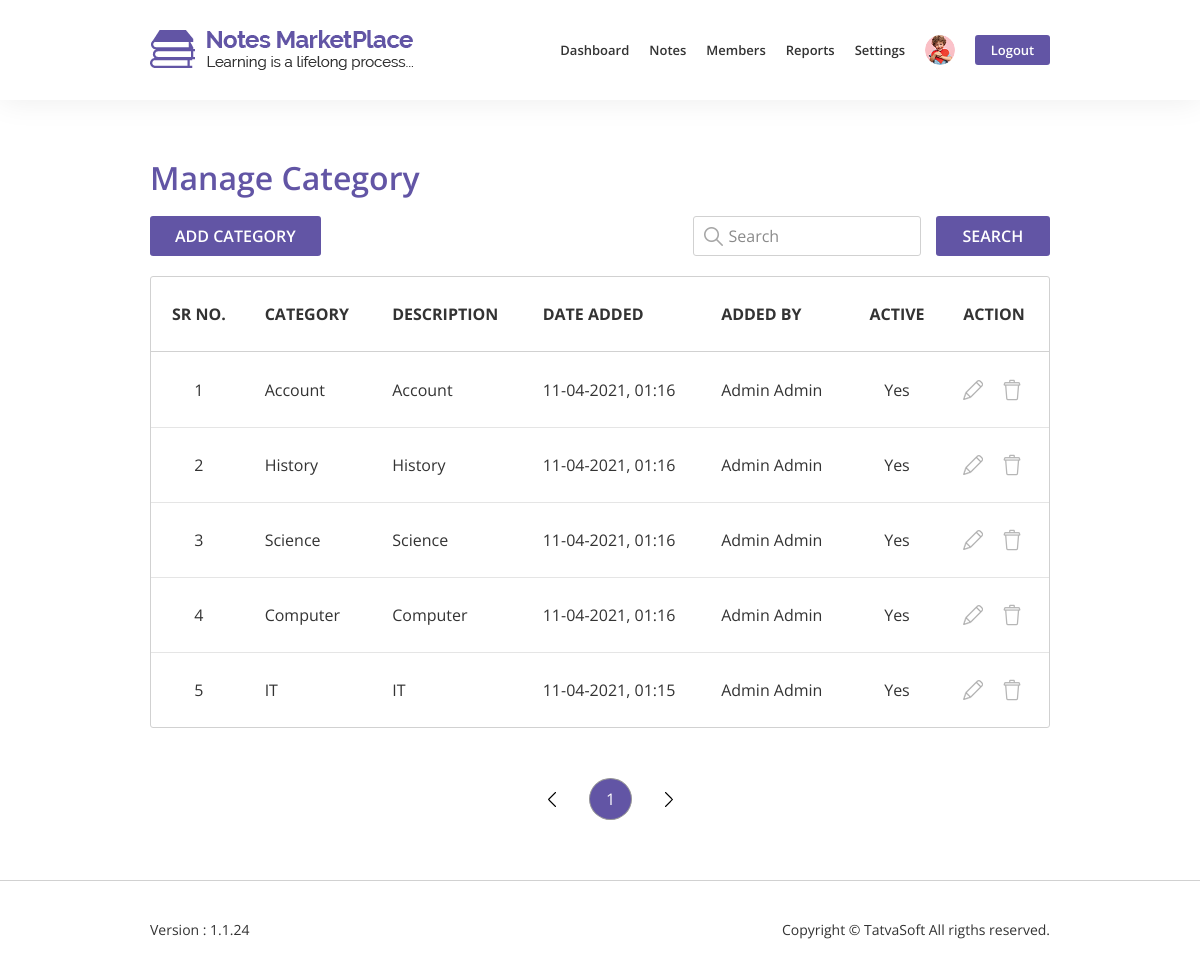
The page /admin/manage_category.php (signed in) on the database its author committed.
### tables this page shows
CREATE TABLE `systemtable` (
  `SystemID` int(11) NOT NULL,
  `SupportEmail` varchar(100) NOT NULL,
  `SupportPhone` varchar(100) NOT NULL,
  `SubscriberEmails` varchar(255) DEFAULT NULL,
  `FacebookURL` varchar(100) DEFAULT NULL,
  `TwitterURL` varchar(100) DEFAULT NULL,
  `LinkedinURL` varchar(100) DEFAULT NULL,
  `DefaultProfilePicture` varchar(100) NOT NULL,
  `DefaultDisplayPicture` varchar(100) NOT NULL,
  `CreatedDate` datetime DEFAULT NULL,
  `CreatedBy` int(11) DEFAULT NULL,
  `ModifiedDate` datetime DEFAULT NULL,
  `Modifiedby` int(11) DEFAULT NULL,
  `IsActive` bit(10) NOT NULL DEFAULT b'1'
);

CREATE TABLE `categorytable` (
  `CategoryID` int(11) NOT NULL,
  `Category` varchar(100) NOT NULL,
  `Description` varchar(255) NOT NULL,
  `CreatedDate` datetime DEFAULT NULL,
  `CreatedBy` int(11) DEFAULT NULL,
  `ModifiedDate` datetime DEFAULT NULL,
  `ModifiedBy` int(11) DEFAULT NULL,
  `IsActive` bit(10) NOT NULL DEFAULT b'1'
);

CREATE TABLE `user` (
  `UserID` int(11) NOT NULL,
  `RoleID` int(11) NOT NULL,
  `FirstName` varchar(50) NOT NULL,
  `LastName` varchar(50) NOT NULL,
  `EmailID` varchar(100) NOT NULL,
  `Password` varchar(200) NOT NULL,
  `IsEmailVerified` bit(10) NOT NULL DEFAULT b'0',
  `SecondaryEmailID` varchar(100) DEFAULT NULL,
  `BirthDate` date DEFAULT NULL,
  `Gender` tinyint(1) DEFAULT NULL COMMENT '0-Male 1-Female',
  `PhoneNo` varchar(20) DEFAULT NULL,
  `ProfilePictureFile` varchar(100) DEFAULT NULL,
  `Address1` varchar(100) DEFAULT NULL,
  `Address2` varchar(100) DEFAULT NULL,
  `City` varchar(50) DEFAULT NULL,
  `State` varchar(50) DEFAULT NULL,
  `Zipcode` varchar(50) DEFAULT NULL,
  `CountryID` int(11) DEFAULT NULL,
  `University` varchar(100) DEFAULT NULL,
  `CollegeName` varchar(100) DEFAULT NULL,
  `CreatedDate` datetime DEFAULT NULL,
  `CreatedBy` int(11) DEFAULT NULL,
  `ModifiedDate` datetime DEFAULT NULL,
  `ModifiedBy` int(11) DEFAULT NULL,
  `IsActive` bit(10) NOT NULL DEFAULT b'1'
);

### functions.php (called while the page is built, shortened)
<?php
include 'Database/database.php';
?>
<?php
function ProfileImage($user_id){
    global $connection;
    $query = "SELECT DefaultProfilePicture FROM systemtable WHERE SystemID = 1";
    $profile_query = mysqli_query($connection,$query);
    $row = mysqli_fetch_array($profile_query);
    $default_profile_picture = $row['DefaultProfilePicture'];
    $query = "SELECT ProfilePictureFile FROM user WHERE UserID = $user_id";
    $profile_picture_query = mysqli_query($connection, $query);
    $row = mysqli_fetch_array($profile_picture_query);
    $profile_image = $row['ProfilePictureFile'];
    if(!empty($profile_image)){
        $profile_image = "../images/uploads/profile_picture/$profile_image";
    }
    else{
        $profile_image = "../images/uploads/profile_picture/$default_profile_picture";
    }
    return $profile_image;
}
?>

### admin/manage_category.php (the view, shortened to what this page needs)
<?php
    include '../Database/database.php';
    include '../functions.php';
    $user_id = $_SESSION['admin_id'];
    $profile_image_nav = ProfileImage($user_id);
    $query = "SELECT categorytable.CategoryID, categorytable.Category, categorytable.Description, categorytable.CreatedDate, categorytable.IsActive, user.FirstName, user.LastName FROM categorytable JOIN user ON categorytable.CreatedBy = user.UserID ORDER BY categorytable.CreatedDate desc";
    $category_table_data = mysqli_query($connection, $query);
?>
<!DOCTYPE html>
<html lang="en">
    <head>
        <link rel="stylesheet" href="../css/datatable/jquery.dataTables.min.css">
        <link rel="stylesheet" href="../css/bootstrap/bootstrap.min.css">
        <link rel="stylesheet" href="../css/admin-style.css">
        <link rel="stylesheet" href="../css/admin-responsive.css">
    </head>
    <body>
        <nav class="navbar fixed-top navbar-expand-lg box">
            <div class="container-fluid">
                <a class="navbar-brand" href="dashboard_admin.php">
                    <img src="../images/home/logo.png" alt="NotesMarketPlace logo">
                </a>
                <div class="collapse navbar-collapse" id="navbarTogglerDemo01">
                    <ul class="navbar-nav ml-auto">
                        <li><a href="dashboard_admin.php">Dashboard</a></li>
                        <li class="dropdown">
                            <a href="#" style="border: none;" class="dropdown-toggle" id="profile-dropdown" data-toggle="dropdown" aria-haspopup="true" aria-expanded="false">Notes</a>
                        </li>
                        <li><a href="members.php">Members</a></li>
                        <li class="dropdown">
                            <a href="#" style="border: none;" class="dropdown-toggle" id="profile-dropdown" data-toggle="dropdown" aria-haspopup="true" aria-expanded="false">Reports</a>
                        </li>
                        <li class="dropdown">
                            <a href="#" style="border: none;" class="dropdown-toggle" id="profile-dropdown" data-toggle="dropdown" aria-haspopup="true" aria-expanded="false">Settings</a>
                        </li>
                        <li class="dropdown">
                                <a href="#" style="border: none;" class="dropdown-toggle" id="profile-dropdown" data-toggle="dropdown" aria-haspopup="true" aria-expanded="false"><img src=<?php echo $profile_image_nav;?> alt="progile image"></a>
                        </li>
                        <li style="padding-right:0;"><a href="../logout.php" style="border: none;"><button>Logout</button></a></li>
                    </ul>
                </div>
            </div>
        </nav>
        <div class="admin-table box">
            <div class="container-fluid">
                <div class="row">
                    <div class="col-md-12">
                        <h3>Manage Category</h3>
                    </div>
                </div>
                <div class="row">
                    <div class="col-lg-7 col-md-6" style="padding-left: 15px;">
                        <a href="add_category.php"><button>Add Category</button></a>
                    </div>
                    <div class="col-lg-5 col-md-6 text-right">
                        <div class="row">
                            <div class="col-8">
                                <input type="text" class="search" id="category-search" placeholder="Search">
                            </div>
                            <div class="col-4 pl-0">
                                <button class="search-button" id="category-search-btn">Search</button>
                            </div>
                        </div>
                    </div>
                </div>
                <table id="manage-category-table" class="datatable display nowrap" style="width: 100%;">
                    <thead>
                        <tr>
                            <th class="text-center">Sr No.</th>
                            <th>Category</th>
                            <th>Description</th>
                            <th>Date Added</th>
                            <th>Added By</th>
                            <th class="text-center">Active</th>
                            <th>Action</th>
                        </tr>
                    </thead>
                    <tbody>
                        <?php
                            $count = 0;
                            while($row = mysqli_fetch_array($category_table_data)){
                                $count++;
                                $created_date = $row['CreatedDate'];
                                $created_date = date('d-m-Y, H:i',strtotime($created_date));
                        ?>
                        <tr>
                            <td class="text-center"><?php echo $count;?></td>
                            <td><?php echo $row['Category'];?></td>
                            <td><?php echo $row['Description'];?></td>
                            <td><?php echo $created_date;?></td>
                            <td><?php echo $row['FirstName'].' '.$row['LastName'];?></td>
                            <td class="text-center"><?php echo ($row['IsActive'] == 1)?'Yes':'No';?></td>
                            <td>
                                <span class="profile-table-icons">
                                    <a href="add_category.php?id=<?php echo $row['CategoryID'];?>" class="mr-3"><img src="../images/front/edit.png" alt="edit image"></a>
                                    <a class="<?php echo ($row['IsActive'] == 1)?'deactivate':'';?>" data-id=<?php echo $row['CategoryID'];?>><img src="../images/front/delete.png" alt="delete image"></a>
                                </span>
                            </td>
                        </tr>
                        <?php }?>
                    </tbody>
                </table>
            </div>
        </div>
        <footer class="box">
            <div class="container-fluid">
                <div class="row">
                    <div class="col-md-6 col-4 pr-0">
                        <p>Version : 1.1.24</p>
                    </div>
                    <div class="col-md-6 col-8 text-right pl-0">
                        <p>Copyright &copy; TatvaSoft All rigths reserved.</p>
                    </div>
                </div>
            </div>
        </footer>
    </body>
</html>

### css/admin-style.css (style rules this page uses)
html, body { height: 100%; }
body { color: #333333; font-family: "Open Sans",sans-serif; }
h1, h2, h3, h4, h5, h6 { font-family: "Open Sans", sans-serif; }
.box { padding: 0 12.5%; }
.box .container-fluid { padding-left: 0; padding-right: 0; }
.navbar { height: 100px; background: #fff; -webkit-box-shadow: 0 0 30px 0 rgba(0, 0, 0, 0.08); box-shadow: 0 0 30px 0 rgba(0, 0, 0, 0.08); z-index: 2; -webkit-transition: all 300ms linear; transition: all 300ms linear; }
ul.navbar-nav > li { display: flex; align-items: center; padding: 0 16px; }
ul.navbar-nav > li > a { font-size: 16px; font-weight: 600; line-height: 20px; text-decoration: none; color: #333333; transition: all 50ms linear; padding: 7px 0; }
ul.navbar-nav > li > a > button { background-color: #6255a5; width: 89px; height: 40px; border-radius: 3px; color: #ffffff; line-height: 22px; font-weight: 600; border: none; }
ul.navbar-nav > li > a > img { height: 40px; width: 40px; border-radius: 50%; }
.dropdown-toggle::after { content: none; }
.profile-table-icons a { cursor: pointer; }
.admin-table { margin-bottom: 60px; }
.admin-table h3 { font-size: 34px; font-weight: 600; line-height: 38px; color: #6255a5; margin-bottom: 20px; margin-top: 160px; }
.admin-table button { background-color: #6255a5; color: #fff; padding: 0 25px; height: 50px; border-radius: 3px; border: none; font-family: "Open Sans",sans-serif; font-size: 18px; line-height: 22px; font-weight: 600; text-transform: uppercase; }
.admin-table .search { width: 100%; height: 50px; border: 1px solid #d1d1d1; border-radius: 3px; font-size: 16px; font-weight: 400; line-height: 20px; color: #8a8a8a; padding: 15px 0; background: url("../images/Dashboard/search.jpg") left no-repeat; background-position-x: 15px; padding-left: 40px; margin-bottom: 20px; margin-right: 8px; }
.admin-table .search::placeholder { color: #8a8a8a; }
.admin-table .search-button { background-color: #6255a5; color: #fff; width: 100%; height: 50px; border-radius: 3px; border: none; font-family: "Open Sans",sans-serif; font-size: 18px; line-height: 22px; font-weight: 700; text-transform: uppercase; padding: 0; }
.datatable tr { height: 75px; }
.datatable thead tr { text-transform: uppercase; font-size: 16px; font-weight: 600 !important; line-height: 20px; }
.datatable tbody td { padding: 10px 18px !important; background-color:transparent !important; font-size: 18px; font-weight: 400; line-height: 22px; }
.datatable tbody tr { background-color:transparent !important; }
.dataTables_scrollHead table.dataTable thead th { border-bottom: 1px solid #d1d1d1 !important; }
table.dataTable.display tbody td { border-top: 1px solid rgba(0, 0, 0, 0.1); }
.datatable tbody td:nth-child(1), #published-notes-table tbody td:nth-child(4), #published-notes-table tbody td:nth-child(5), #published-notes-table tbody td:nth-child(9), #published-table tbody td:nth-child(10) { text-align: center; }
.datatable tbody td a { text-decoration: none; color: #6255a5; }
footer { border-top: 1px solid #d1d1d1; height: 100px; }
footer p { font-family: "Open Sans",sans-serif; font-size: 14px; font-weight: 400; line-height: 18px; color: #333333; margin: 40px 0; }

### css/admin-responsive.css (style rules this page uses)
@media (min-width: 1200px) and (max-width: 1439px) { ul.navbar-nav > li { padding: 0 10px; } }
@media (min-width: 1200px) and (max-width: 1439px) { ul.navbar-nav > li > a { font-size: 13px; line-height: 16px; } }
@media (min-width: 1200px) and (max-width: 1439px) { ul.navbar-nav > li > a > button { width: 75px; height: 30px; } }
@media (min-width: 1200px) and (max-width: 1439px) { ul.navbar-nav > li > a > img { height: 30px; width: 30px; } }
@media (min-width: 1200px) and (max-width: 1439px) { .admin-table .search { background-position-x: 10px; padding-left: 35px; height: 40px; } }
@media (min-width: 1200px) and (max-width: 1439px) { .admin-table .search-button, .admin-table button { height: 40px; font-size: 16px; font-weight: 600; } }
@media (min-width: 1200px) and (max-width: 1439px) { .datatable tbody td { font-size: 16px; line-height: 20px; } }
@media (min-width: 1200px) and (max-width: 1439px) { #dashboard-admin h2, .admin-table h3, .form-details h2, #member-details h2 { font-size: 32px; line-height: 36px; } }

### rows shown on the page
systemtable: DefaultProfilePicture (picture)
categorytable: Category "Account", Description "Account", CreatedDate "11-04-2021, 01:16", user.FirstName "Admin", user.LastName "Admin", IsActive "Yes"
categorytable: Category "History", Description "History", CreatedDate "11-04-2021, 01:16", user.FirstName "Admin", user.LastName "Admin", IsActive "Yes"
categorytable: Category "Science", Description "Science", CreatedDate "11-04-2021, 01:16", user.FirstName "Admin", user.LastName "Admin", IsActive "Yes"
categorytable: Category "Computer", Description "Computer", CreatedDate "11-04-2021, 01:16", user.FirstName "Admin", user.LastName "Admin", IsActive "Yes"
categorytable: Category "IT", Description "IT", CreatedDate "11-04-2021, 01:15", user.FirstName "Admin", user.LastName "Admin", IsActive "Yes"
